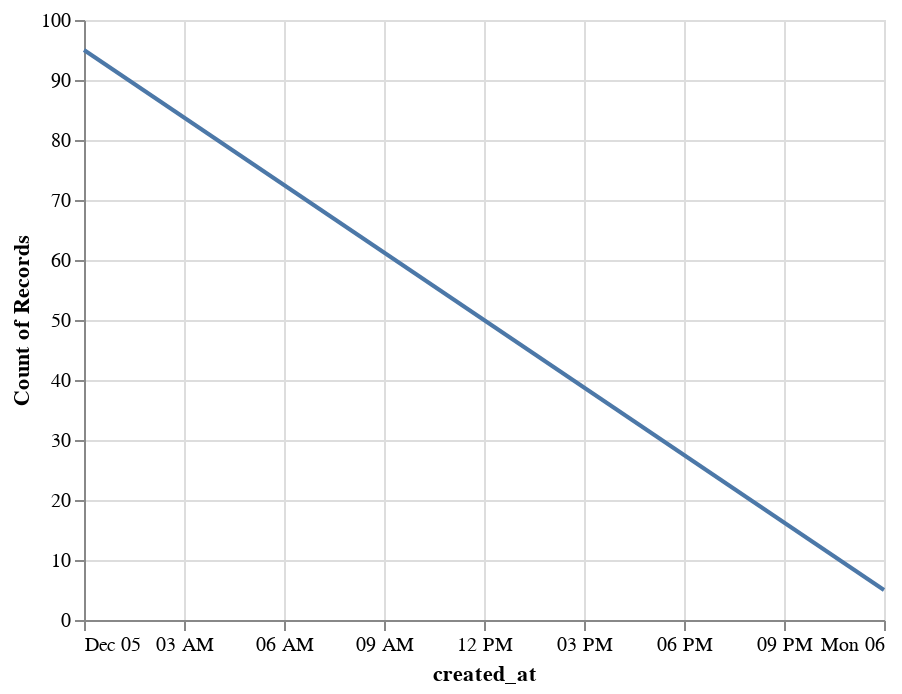

Notebook code for this chart:
### Markdown cell above
### Tweets over time

### Code cell
# General activity
tmpdf["created_at"] = tmpdf["created_at"].dt.normalize()

present("tweets_over_time", alt.Chart(tmpdf[['created_at']]).mark_line().encode(
    alt.X("created_at:T"),
    y='count()',
))

### Figure 1 — Vega-Lite specification as saved in the notebook (floating-point values rounded to 4 significant figures)
{"config": {"view": {"continuousWidth": 400, "continuousHeight": 300}}, "data": {"name": "data-87f91706176de6a554b78a26cc14e0ff"}, "mark": "line", "encoding": {"x": {"type": "temporal", "field": "created_at"}, "y": {"type": "quantitative", "aggregate": "count"}}, "$schema": "https://vega.github.io/schema/vega-lite/v4.8.1.json", "datasets": {"data-87f91706176de6a554b78a26cc14e0ff": [{"created_at": "2021-12-06T00:00:00"}, {"created_at": "2021-12-06T00:00:00"}, {"created_at": "2021-12-06T00:00:00"}, {"created_at": "2021-12-06T00:00:00"}, {"created_at": "2021-12-06T00:00:00"}, {"created_at": "2021-12-05T00:00:00"}, {"created_at": "2021-12-05T00:00:00"}, {"created_at": "2021-12-05T00:00:00"}, {"created_at": "2021-12-05T00:00:00"}, {"created_at": "2021-12-05T00:00:00"}, {"created_at": "2021-12-05T00:00:00"}, {"created_at": "2021-12-05T00:00:00"}, {"created_at": "2021-12-05T00:00:00"}, {"created_at": "2021-12-05T00:00:00"}, {"created_at": "2021-12-05T00:00:00"}, {"created_at": "2021-12-05T00:00:00"}, {"created_at": "2021-12-05T00:00:00"}, {"created_at": "2021-12-05T00:00:00"}, {"created_at": "2021-12-05T00:00:00"}, {"created_at": "2021-12-05T00:00:00"}, {"created_at": "2021-12-05T00:00:00"}, {"created_at": "2021-12-05T00:00:00"}, {"created_at": "2021-12-05T00:00:00"}, {"created_at": "2021-12-05T00:00:00"}, {"created_at": "2021-12-05T00:00:00"}, {"created_at": "2021-12-05T00:00:00"}, {"created_at": "2021-12-05T00:00:00"}, {"created_at": "2021-12-05T00:00:00"}, {"created_at": "2021-12-05T00:00:00"}, {"created_at": "2021-12-05T00:00:00"}, {"created_at": "2021-12-05T00:00:00"}, {"created_at": "2021-12-05T00:00:00"}, {"created_at": "2021-12-05T00:00:00"}, {"created_at": "2021-12-05T00:00:00"}, {"created_at": "2021-12-05T00:00:00"}, {"created_at": "2021-12-05T00:00:00"}, {"created_at": "2021-12-05T00:00:00"}, {"created_at": "2021-12-05T00:00:00"}, {"created_at": "2021-12-05T00:00:00"}, {"created_at": "2021-12-05T00:00:00"}, {"created_at": "2021-12-05T00:00:00"}, {"created_at": "2021-12-05T00:00:00"}, {"created_at": "2021-12-05T00:00:00"}, {"created_at": "2021-12-05T00:00:00"}, {"created_at": "2021-12-05T00:00:00"}, {"created_at": "2021-12-05T00:00:00"}, {"created_at": "2021-12-05T00:00:00"}, {"created_at": "2021-12-05T00:00:00"}, {"created_at": "2021-12-05T00:00:00"}, {"created_at": "2021-12-05T00:00:00"}, {"created_at": "2021-12-05T00:00:00"}, {"created_at": "2021-12-05T00:00:00"}, {"created_at": "2021-12-05T00:00:00"}, {"created_at": "2021-12-05T00:00:00"}, {"created_at": "2021-12-05T00:00:00"}, {"created_at": "2021-12-05T00:00:00"}, {"created_at": "2021-12-05T00:00:00"}, {"created_at": "2021-12-05T00:00:00"}, {"created_at": "2021-12-05T00:00:00"}, {"created_at": "2021-12-05T00:00:00"}, {"created_at": "2021-12-05T00:00:00"}, {"created_at": "2021-12-05T00:00:00"}, {"created_at": "2021-12-05T00:00:00"}, {"created_at": "2021-12-05T00:00:00"}, {"created_at": "2021-12-05T00:00:00"}, {"created_at": "2021-12-05T00:00:00"}, {"created_at": "2021-12-05T00:00:00"}, {"created_at": "2021-12-05T00:00:00"}, {"created_at": "2021-12-05T00:00:00"}, {"created_at": "2021-12-05T00:00:00"}, {"created_at": "2021-12-05T00:00:00"}, {"created_at": "2021-12-05T00:00:00"}, {"created_at": "2021-12-05T00:00:00"}, {"created_at": "2021-12-05T00:00:00"}, {"created_at": "2021-12-05T00:00:00"}, {"created_at": "2021-12-05T00:00:00"}, {"created_at": "2021-12-05T00:00:00"}, {"created_at": "2021-12-05T00:00:00"}, {"created_at": "2021-12-05T00:00:00"}, {"created_at": "2021-12-05T00:00:00"}, {"created_at": "2021-12-05T00:00:00"}, {"created_at": "2021-12-05T00:00:00"}, {"created_at": "2021-12-05T00:00:00"}, {"created_at": "2021-12-05T00:00:00"}, {"created_at": "2021-12-05T00:00:00"}, {"created_at": "2021-12-05T00:00:00"}, {"created_at": "2021-12-05T00:00:00"}, {"created_at": "2021-12-05T00:00:00"}, {"created_at": "2021-12-05T00:00:00"}, {"created_at": "2021-12-05T00:00:00"}, {"created_at": "2021-12-05T00:00:00"}, {"created_at": "2021-12-05T00:00:00"}, {"created_at": "2021-12-05T00:00:00"}, {"created_at": "2021-12-05T00:00:00"}, {"created_at": "2021-12-05T00:00:00"}, {"created_at": "2021-12-05T00:00:00"}, {"created_at": "2021-12-05T00:00:00"}, {"created_at": "2021-12-05T00:00:00"}, {"created_at": "2021-12-05T00:00:00"}, {"created_at": "2021-12-05T00:00:00"}]}}
